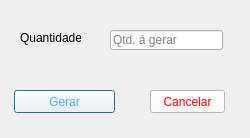
<?xml version="1.0" encoding="UTF-8"?>
<ui version="4.0">
 <class>Dialog</class>
 <widget class="QDialog" name="Dialog">
  <property name="geometry">
   <rect>
    <x>0</x>
    <y>0</y>
    <width>250</width>
    <height>138</height>
   </rect>
  </property>
  <property name="windowTitle">
   <string>Gerar Ticket</string>
  </property>
  <widget class="QPushButton" name="pushButton">
   <property name="geometry">
    <rect>
     <x>14</x>
     <y>90</y>
     <width>101</width>
     <height>23</height>
    </rect>
   </property>
   <property name="styleSheet">
    <string notr="true">color: rgb(85, 170, 255);
background-color: rgb(255, 255, 255);</string>
   </property>
   <property name="text">
    <string>Gerar</string>
   </property>
  </widget>
  <widget class="QPushButton" name="pushButton_2">
   <property name="geometry">
    <rect>
     <x>150</x>
     <y>90</y>
     <width>75</width>
     <height>23</height>
    </rect>
   </property>
   <property name="styleSheet">
    <string notr="true">color: rgb(255, 0, 0);
background-color: rgb(255, 255, 255);</string>
   </property>
   <property name="text">
    <string>Cancelar</string>
   </property>
  </widget>
  <widget class="QLineEdit" name="lineEdit">
   <property name="geometry">
    <rect>
     <x>110</x>
     <y>30</y>
     <width>113</width>
     <height>20</height>
    </rect>
   </property>
   <property name="text">
    <string/>
   </property>
   <property name="placeholderText">
    <string>Qtd. á gerar</string>
   </property>
  </widget>
  <widget class="QLabel" name="label">
   <property name="geometry">
    <rect>
     <x>20</x>
     <y>30</y>
     <width>61</width>
     <height>16</height>
    </rect>
   </property>
   <property name="text">
    <string>Quantidade</string>
   </property>
  </widget>
 </widget>
 <resources/>
 <connections/>
</ui>
